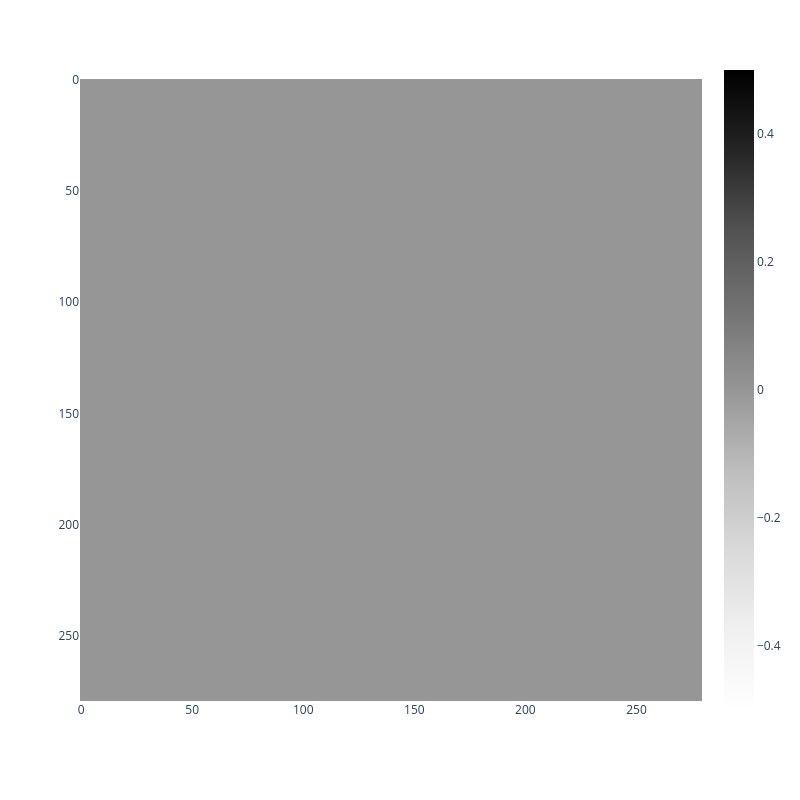

Source (notebook cell):
### Code cell
def digits_gallery(x, columns=10):
    z = x
    n = z.shape[0]    # number of digits
    m = n % columns   # how many extra in the last row
    h,w = x.shape[1], x.shape[2]
    if m > 0:
        z = np.vstack([z, np.zeros((columns-m,h,w))])  # fill with zeros
    n = z.shape[0]
    rows = n//columns
    z = z.reshape(rows, columns, h, w)
    z = z.transpose([0,2,1,3])
    z = z.reshape(rows*h, columns*w)
    return z.astype(float)
def plot_digits(x, columns=10, width=800, height=800):
    fig = px.imshow(digits_gallery(x, columns), 
                 color_continuous_scale='Greys')
    fig.update_layout(width=width, height=height)
    return fig
fig = plot_digits(np.zeros((100, 28, 28)), 10)
#fig.write_image('mnist_digits.pdf')
fig.show()

### Figure 1 — Plotly figure (JSON) as saved in the notebook; plotly's stock layout.template omitted (floating-point values rounded to 4 significant figures; data arrays with more than 128 entries replaced by an {"elided": "..."} marker saying what was removed)
{"data": [{"coloraxis": "coloraxis", "hovertemplate": "x: %{x}<br>y: %{y}<br>color: %{z}<extra></extra>", "name": "0", "type": "heatmap", "xaxis": "x", "yaxis": "y", "z": {"elided": "280x280 float values"}}], "layout": {"coloraxis": {"colorscale": [[0, "rgb(255,255,255)"], [0.125, "rgb(240,240,240)"], [0.25, "rgb(217,217,217)"], [0.375, "rgb(189,189,189)"], [0.5, "rgb(150,150,150)"], [0.625, "rgb(115,115,115)"], [0.75, "rgb(82,82,82)"], [0.875, "rgb(37,37,37)"], [1, "rgb(0,0,0)"]]}, "height": 800, "margin": {"t": 60}, "width": 800, "xaxis": {"anchor": "y", "constrain": "domain", "domain": [0, 1], "scaleanchor": "y"}, "yaxis": {"anchor": "x", "autorange": "reversed", "constrain": "domain", "domain": [0, 1]}}}
